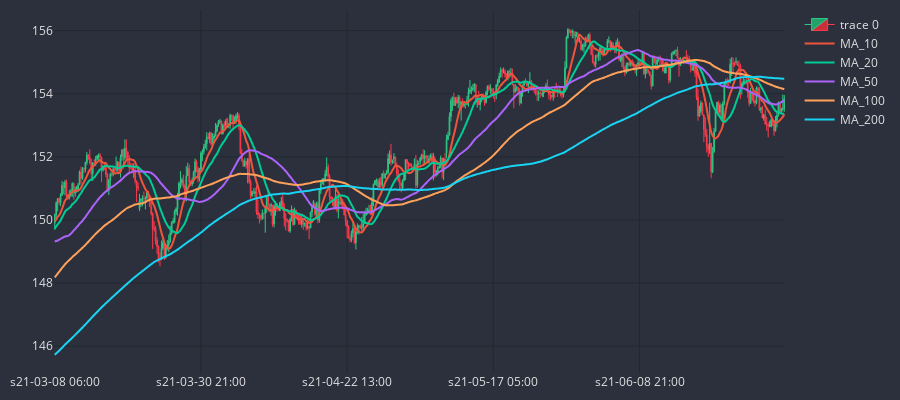

The code cell stored with this chart in its notebook:
### Code cell
# cp.fig.add_trace(go.Scatter(
#     x=cp.df_plot.sTime,
#     y=cp.df_plot.MA_10,
#     line=dict(width=2),
#     line_shape='spline',
#     name='MA_10'
# ))
cp.show_plot(line_traces=traces)

### Figure 1 — Plotly figure (JSON) as saved in the notebook; plotly's stock layout.template omitted (floating-point values rounded to 4 significant figures; data arrays with more than 128 entries replaced by an {"elided": "..."} marker saying what was removed)
{"data": [{"close": {"elided": "500 float values"}, "decreasing": {"fillcolor": "#CC2E3C", "line": {"color": "#FF3A4C"}}, "high": {"elided": "500 float values"}, "increasing": {"fillcolor": "#24A06B", "line": {"color": "#2EC886"}}, "line": {"width": 1}, "low": {"elided": "500 float values"}, "opacity": 1, "open": {"elided": "500 float values"}, "type": "candlestick", "x": {"elided": "500 str values"}}, {"line": {"shape": "spline", "width": 2}, "name": "MA_10", "type": "scatter", "x": {"elided": "500 str values"}, "y": {"elided": "500 float values"}}, {"line": {"shape": "spline", "width": 2}, "name": "MA_20", "type": "scatter", "x": {"elided": "500 str values"}, "y": {"elided": "500 float values"}}, {"line": {"shape": "spline", "width": 2}, "name": "MA_50", "type": "scatter", "x": {"elided": "500 str values"}, "y": {"elided": "500 float values"}}, {"line": {"shape": "spline", "width": 2}, "name": "MA_100", "type": "scatter", "x": {"elided": "500 str values"}, "y": {"elided": "500 float values"}}, {"line": {"shape": "spline", "width": 2}, "name": "MA_200", "type": "scatter", "x": {"elided": "500 str values"}, "y": {"elided": "500 float values"}}], "layout": {"font": {"color": "#e1e1e1", "size": 12}, "height": 400, "margin": {"b": 10, "l": 10, "r": 10, "t": 10}, "paper_bgcolor": "#2c303c", "plot_bgcolor": "#2c303c", "width": 900, "xaxis": {"gridcolor": "#1f292f", "nticks": 5, "rangeslider": {"visible": false}}, "yaxis": {"gridcolor": "#1f292f"}}}
